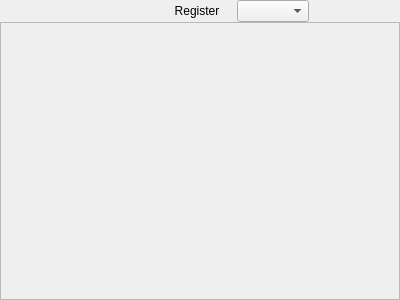
<?xml version="1.0" encoding="UTF-8"?>
<ui version="4.0">
 <comment>
  * Released as open source by NCC Group Plc - http://www.nccgroup.com/
  *
  * Developed by Gabriel Caudrelier, gabriel dot caudrelier at nccgroup dot com
  *
  * https://github.com/nccgroup/pip3line
  *
  * Released under AGPL see LICENSE for more information
</comment>
 <class>TransformsGui</class>
 <widget class="QWidget" name="TransformsGui">
  <property name="geometry">
   <rect>
    <x>0</x>
    <y>0</y>
    <width>400</width>
    <height>300</height>
   </rect>
  </property>
  <property name="windowTitle">
   <string>Form</string>
  </property>
  <layout class="QVBoxLayout" name="verticalLayout">
   <property name="spacing">
    <number>0</number>
   </property>
   <property name="margin">
    <number>0</number>
   </property>
   <item>
    <widget class="QWidget" name="toolBarWidget" native="true">
     <property name="autoFillBackground">
      <bool>true</bool>
     </property>
     <property name="styleSheet">
      <string notr="true"/>
     </property>
     <layout class="QHBoxLayout" name="toolbarLayout">
      <property name="spacing">
       <number>0</number>
      </property>
      <property name="margin">
       <number>0</number>
      </property>
      <item>
       <widget class="QPushButton" name="loadPushButton">
        <property name="maximumSize">
         <size>
          <width>30</width>
          <height>16777215</height>
         </size>
        </property>
        <property name="toolTip">
         <string>Load chain from xml</string>
        </property>
        <property name="text">
         <string/>
        </property>
        <property name="icon">
         <iconset resource="../gui_res.qrc">
          <normaloff>:/Images/icons/document-open-8.png</normaloff>:/Images/icons/document-open-8.png</iconset>
        </property>
        <property name="flat">
         <bool>true</bool>
        </property>
       </widget>
      </item>
      <item>
       <widget class="QPushButton" name="savePushButton">
        <property name="maximumSize">
         <size>
          <width>30</width>
          <height>16777215</height>
         </size>
        </property>
        <property name="toolTip">
         <string>Save chain to XML</string>
        </property>
        <property name="text">
         <string/>
        </property>
        <property name="icon">
         <iconset resource="../gui_res.qrc">
          <normaloff>:/Images/icons/document-save-5.png</normaloff>:/Images/icons/document-save-5.png</iconset>
        </property>
        <property name="flat">
         <bool>true</bool>
        </property>
       </widget>
      </item>
      <item>
       <widget class="QPushButton" name="massProcessingPushButton">
        <property name="maximumSize">
         <size>
          <width>30</width>
          <height>16777215</height>
         </size>
        </property>
        <property name="toolTip">
         <string>Launch mass processing dialog</string>
        </property>
        <property name="text">
         <string/>
        </property>
        <property name="icon">
         <iconset resource="../gui_res.qrc">
          <normaloff>:/Images/icons/application-x-executable.png</normaloff>:/Images/icons/application-x-executable.png</iconset>
        </property>
        <property name="flat">
         <bool>true</bool>
        </property>
       </widget>
      </item>
      <item>
       <spacer name="horizontalSpacer_2">
        <property name="orientation">
         <enum>Qt::Horizontal</enum>
        </property>
        <property name="sizeHint" stdset="0">
         <size>
          <width>40</width>
          <height>20</height>
         </size>
        </property>
       </spacer>
      </item>
      <item>
       <widget class="QPushButton" name="registerPushButton">
        <property name="toolTip">
         <string>Register this chain as a global transformation. Category &quot;User&quot;</string>
        </property>
        <property name="text">
         <string>Register</string>
        </property>
        <property name="flat">
         <bool>true</bool>
        </property>
       </widget>
      </item>
      <item>
       <widget class="QComboBox" name="savedComboBox">
        <property name="sizeAdjustPolicy">
         <enum>QComboBox::AdjustToContents</enum>
        </property>
       </widget>
      </item>
      <item>
       <spacer name="horizontalSpacer">
        <property name="orientation">
         <enum>Qt::Horizontal</enum>
        </property>
        <property name="sizeHint" stdset="0">
         <size>
          <width>40</width>
          <height>20</height>
         </size>
        </property>
       </spacer>
      </item>
      <item>
       <widget class="QPushButton" name="resetPushButton">
        <property name="maximumSize">
         <size>
          <width>25</width>
          <height>16777215</height>
         </size>
        </property>
        <property name="toolTip">
         <string>Reset the entire chain</string>
        </property>
        <property name="text">
         <string/>
        </property>
        <property name="icon">
         <iconset resource="../gui_res.qrc">
          <normaloff>:/Images/icons/dialog-cancel-3.png</normaloff>:/Images/icons/dialog-cancel-3.png</iconset>
        </property>
        <property name="flat">
         <bool>true</bool>
        </property>
       </widget>
      </item>
     </layout>
    </widget>
   </item>
   <item>
    <widget class="QScrollArea" name="mainScrollArea">
     <property name="widgetResizable">
      <bool>true</bool>
     </property>
     <widget class="QWidget" name="scrollAreaWidgetContents">
      <property name="geometry">
       <rect>
        <x>0</x>
        <y>0</y>
        <width>394</width>
        <height>269</height>
       </rect>
      </property>
      <layout class="QVBoxLayout" name="verticalLayout_2">
       <property name="spacing">
        <number>0</number>
       </property>
       <property name="margin">
        <number>0</number>
       </property>
      </layout>
     </widget>
    </widget>
   </item>
  </layout>
 </widget>
 <resources>
  <include location="../gui_res.qrc"/>
 </resources>
 <connections/>
</ui>
